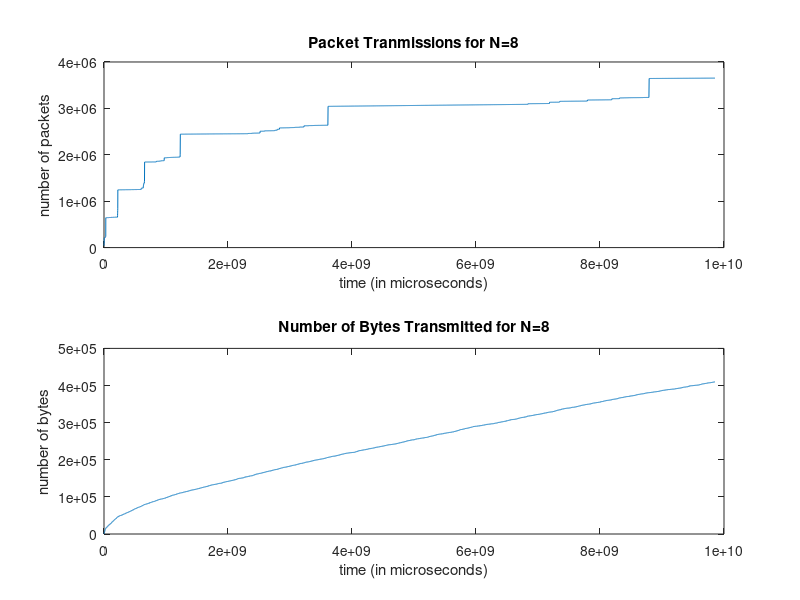

The MATLAB script that drew this image:
clc;clear all;
%%%%%%%%%%%%%%%%%%%%%%%%%%%%%%%%%%%%%%%%%%%%%%%%%%%%%%%%%%%%%%%%%%%
%Reading data from a file
%Note that time is in micro seconds and packetsize is in Bytes
%%%%%%%%%%%%%%%%%%%%%%%%%%%%%%%%%%%%%%%%%%%%%%%%%%%%%%%%%%%%%%%%%%%
close all;
clearvars;
size = 4000;

%............. sink output1
[arrival_time, packetsize_p, number] = textread('scheduler1.txt', '%f %f %f');

%plot number of packet transmissions on a time scale of 10 ms per data
%point
%for number of packet transmissions, we don't care about the packet size
%just the fact that a packet comes in at arrival_time(i)
figure(1);
subplot(2,1,1);

time = arrival_time(1:size);
packet = arrival_time(1:size);
plot(cumsum(time), packet);
title('Packet Tranmissions for N=8');
xlabel('time (in microseconds)');
ylabel('number of packets');
%plot number of transmitted bytes on a time scale of 10 ms per data point
subplot(2,1,2);
packet2 = packetsize_p(1:size);
plot(cumsum(time), cumsum(packet2));
title('Number of Bytes Transmitted for N=8');
ylabel('number of bytes');
xlabel('time (in microseconds)');
